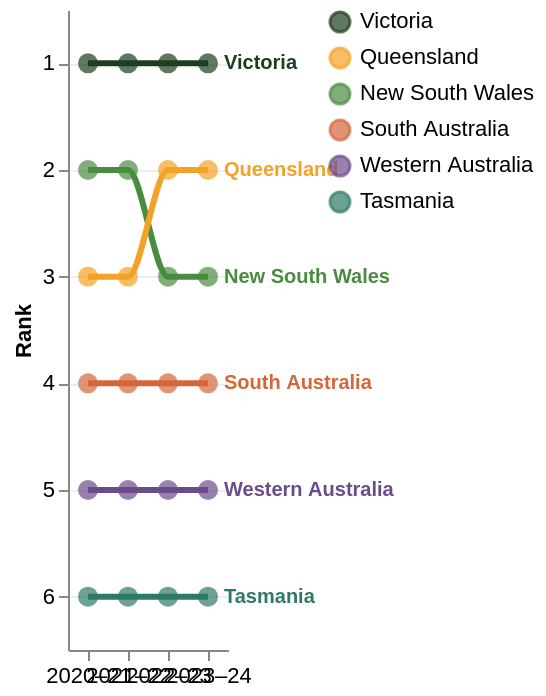

Describe this chart as a Vega-Lite specification.
### Vega-Lite specification from a JSON file in a GitHub repository (floating-point values rounded to 4 significant figures)
{"$schema": "https://vega.github.io/schema/vega-lite/v5.json", "description": "Bump chart showing state rankings by farm gate value from 2020-21 to 2023-24", "width": "container", "height": 320, "data": {"values": [{"year": "2020–21", "state": "Victoria", "rank": 1, "value": 5612}, {"year": "2020–21", "state": "New South Wales", "rank": 2, "value": 1044}, {"year": "2020–21", "state": "Queensland", "rank": 3, "value": 1606}, {"year": "2020–21", "state": "South Australia", "rank": 4, "value": 421}, {"year": "2020–21", "state": "Western Australia", "rank": 5, "value": 415}, {"year": "2020–21", "state": "Tasmania", "rank": 6, "value": 122}, {"year": "2021–22", "state": "Victoria", "rank": 1, "value": 5980}, {"year": "2021–22", "state": "New South Wales", "rank": 2, "value": 1200}, {"year": "2021–22", "state": "Queensland", "rank": 3, "value": 1700}, {"year": "2021–22", "state": "South Australia", "rank": 4, "value": 430}, {"year": "2021–22", "state": "Western Australia", "rank": 5, "value": 480}, {"year": "2021–22", "state": "Tasmania", "rank": 6, "value": 140}, {"year": "2022–23", "state": "Victoria", "rank": 1, "value": 6400}, {"year": "2022–23", "state": "Queensland", "rank": 2, "value": 1900}, {"year": "2022–23", "state": "New South Wales", "rank": 3, "value": 1350}, {"year": "2022–23", "state": "South Australia", "rank": 4, "value": 440}, {"year": "2022–23", "state": "Western Australia", "rank": 5, "value": 560}, {"year": "2022–23", "state": "Tasmania", "rank": 6, "value": 155}, {"year": "2023–24", "state": "Victoria", "rank": 1, "value": 6916}, {"year": "2023–24", "state": "Queensland", "rank": 2, "value": 2024}, {"year": "2023–24", "state": "New South Wales", "rank": 3, "value": 1446}, {"year": "2023–24", "state": "South Australia", "rank": 4, "value": 433}, {"year": "2023–24", "state": "Western Australia", "rank": 5, "value": 600}, {"year": "2023–24", "state": "Tasmania", "rank": 6, "value": 166}]}, "layer": [{"mark": {"type": "line", "strokeWidth": 3, "interpolate": "monotone", "point": false}, "encoding": {"x": {"field": "year", "type": "ordinal", "axis": {"title": null, "labelAngle": 0, "labelFontSize": 11, "grid": false}}, "y": {"field": "rank", "type": "quantitative", "scale": {"domain": [6.5, 0.5]}, "axis": {"title": "Rank", "values": [1, 2, 3, 4, 5, 6], "labelFontSize": 11, "grid": true, "gridColor": "#eeeeee"}}, "color": {"field": "state", "type": "nominal", "scale": {"domain": ["Victoria", "Queensland", "New South Wales", "South Australia", "Western Australia", "Tasmania"], "range": ["#1c3d1f", "#f4a225", "#4a8c3f", "#d4663a", "#6b4c8a", "#2e7a6a"]}, "legend": {"title": null, "orient": "right", "labelFontSize": 11, "offset": 50}}, "tooltip": [{"field": "year", "title": "Year"}, {"field": "state", "title": "State"}, {"field": "rank", "title": "Rank"}, {"field": "value", "title": "Farm gate value ($m)", "format": ","}]}}, {"mark": {"type": "point", "filled": true, "size": 100}, "encoding": {"x": {"field": "year", "type": "ordinal"}, "y": {"field": "rank", "type": "quantitative", "scale": {"domain": [6.5, 0.5]}}, "color": {"field": "state", "type": "nominal", "scale": {"domain": ["Victoria", "Queensland", "New South Wales", "South Australia", "Western Australia", "Tasmania"], "range": ["#1c3d1f", "#f4a225", "#4a8c3f", "#d4663a", "#6b4c8a", "#2e7a6a"]}}, "tooltip": [{"field": "year", "title": "Year"}, {"field": "state", "title": "State"}, {"field": "rank", "title": "Rank"}, {"field": "value", "title": "Farm gate value ($m)", "format": ","}]}}, {"transform": [{"filter": "datum.year == '2023–24'"}], "mark": {"type": "text", "align": "left", "dx": 8, "fontSize": 10, "fontWeight": "bold"}, "encoding": {"x": {"field": "year", "type": "ordinal"}, "y": {"field": "rank", "type": "quantitative", "scale": {"domain": [6.5, 0.5]}}, "text": {"field": "state", "type": "nominal"}, "color": {"field": "state", "type": "nominal", "scale": {"domain": ["Victoria", "Queensland", "New South Wales", "South Australia", "Western Australia", "Tasmania"], "range": ["#1c3d1f", "#f4a225", "#4a8c3f", "#d4663a", "#6b4c8a", "#2e7a6a"]}}}}], "config": {"view": {"stroke": "transparent"}}}
